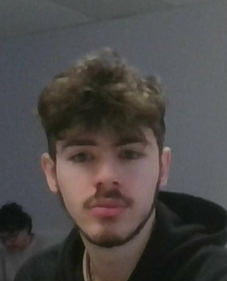
#> input picture Défi 2 - Exos/JordanCoubeh.png, 227 x 281 px
$ python niveaugris.py
#> lines starting #> are read from the running program, lines starting #| are printed output that depends on the picture
import cv2

img = cv2.imread("JordanCoubeh.png")
#> img is the input picture: shape (281, 227, 3); mean B, G, R 71.9, 73.2, 77
if img is None:
    sys.exit(f"Erreur: Impossible de lire l'image à partir de JordanCoubeh.png")

img_ng = cv2.cvtColor(img, cv2.COLOR_BGR2GRAY)
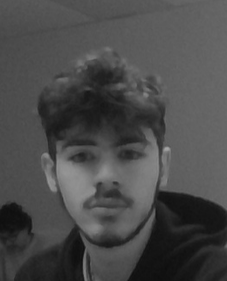
#> img_ng: shape (281, 227); min 13, max 166, mean 74.2
cv2.imshow('image niveau gris',img_ng)

# Question 4 : conversion en différents espaces de couleur

img_rgb = cv2.cvtColor(img, cv2.COLOR_BGR2RGB)
cv2.imshow('image RGB',img_rgb)

img_hsv = cv2.cvtColor(img, cv2.COLOR_BGR2HSV)
#> img_hsv: shape (281, 227, 3); mean H, S, V 67.5, 41.4, 80.9
cv2.imshow('image HSV',img_hsv)

img_hsl = cv2.cvtColor(img, cv2.COLOR_BGR2HLS)
#> img_hsl: shape (281, 227, 3); mean of channels 0, 1, 2 67.4, 74.6, 24
cv2.imshow('image HSL',img_hsl)

img_yuv = cv2.cvtColor(img, cv2.COLOR_BGR2YUV)
#> img_yuv: shape (281, 227, 3); mean of channels 0, 1, 2 74.2, 126.8, 130.3
cv2.imshow('image YUV',img_yuv)

img_ycbcr = cv2.cvtColor(img, cv2.COLOR_BGR2YCrCb)
#> img_ycbcr: shape (281, 227, 3); mean of channels 0, 1, 2 74.2, 130.1, 126.7
cv2.imshow('image YCbCr',img_ycbcr)

img_cie_lab = cv2.cvtColor(img, cv2.COLOR_BGR2Lab)
#> img_cie_lab: shape (281, 227, 3); mean of channels 0, 1, 2 79.3, 129.5, 129.6
cv2.imshow('image CIE-Lab',img_cie_lab)

img_xyz = cv2.cvtColor(img, cv2.COLOR_BGR2XYZ)
#> img_xyz: shape (281, 227, 3); mean of channels 0, 1, 2 70.9, 73.9, 78.5
cv2.imshow('image XYZ',img_xyz)

cv2.imshow("Image", img)
cv2.waitKey(0)
cv2.destroyAllWindows()
